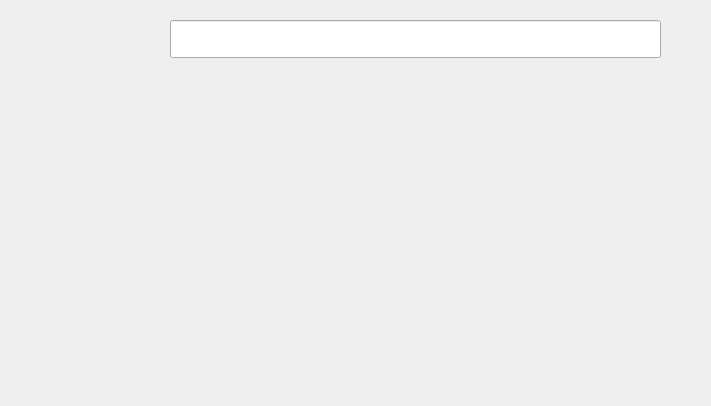
<?xml version="1.0" encoding="UTF-8"?>
<ui version="4.0">
 <class>SmallKeyboardWidget</class>
 <widget class="QWidget" name="SmallKeyboardWidget">
  <property name="geometry">
   <rect>
    <x>0</x>
    <y>0</y>
    <width>711</width>
    <height>406</height>
   </rect>
  </property>
  <property name="windowTitle">
   <string>Form</string>
  </property>
  <property name="styleSheet">
   <string notr="true">QWidget{font-family: Tamworth Gothic}
QWidget[objectName|=&quot;invisibleButton&quot;]{border: none; }</string>
  </property>
  <widget class="QLabel" name="backgroundLabel">
   <property name="geometry">
    <rect>
     <x>0</x>
     <y>0</y>
     <width>711</width>
     <height>406</height>
    </rect>
   </property>
   <property name="text">
    <string/>
   </property>
   <property name="pixmap">
    <pixmap resource="images.qrc">:/images/images/Keyboard Background.png</pixmap>
   </property>
  </widget>
  <widget class="InvisibleButton" name="invisibleButton_backspace" native="true">
   <property name="geometry">
    <rect>
     <x>30</x>
     <y>340</y>
     <width>131</width>
     <height>45</height>
    </rect>
   </property>
   <property name="text" stdset="0">
    <string/>
   </property>
  </widget>
  <widget class="InvisibleButton" name="invisibleButton_space" native="true">
   <property name="geometry">
    <rect>
     <x>160</x>
     <y>340</y>
     <width>391</width>
     <height>45</height>
    </rect>
   </property>
   <property name="text" stdset="0">
    <string/>
   </property>
  </widget>
  <widget class="InvisibleButton" name="invisibleButton_shift" native="true">
   <property name="geometry">
    <rect>
     <x>550</x>
     <y>340</y>
     <width>131</width>
     <height>45</height>
    </rect>
   </property>
   <property name="text" stdset="0">
    <string/>
   </property>
  </widget>
  <widget class="QLineEdit" name="inputBox">
   <property name="geometry">
    <rect>
     <x>170</x>
     <y>20</y>
     <width>491</width>
     <height>38</height>
    </rect>
   </property>
   <property name="font">
    <font>
     <family>Tamworth Gothic</family>
     <pointsize>25</pointsize>
    </font>
   </property>
  </widget>
 </widget>
 <customwidgets>
  <customwidget>
   <class>InvisibleButton</class>
   <extends>QWidget</extends>
   <header>invisiblebutton.h</header>
  </customwidget>
 </customwidgets>
 <resources>
  <include location="images.qrc"/>
 </resources>
 <connections/>
</ui>
